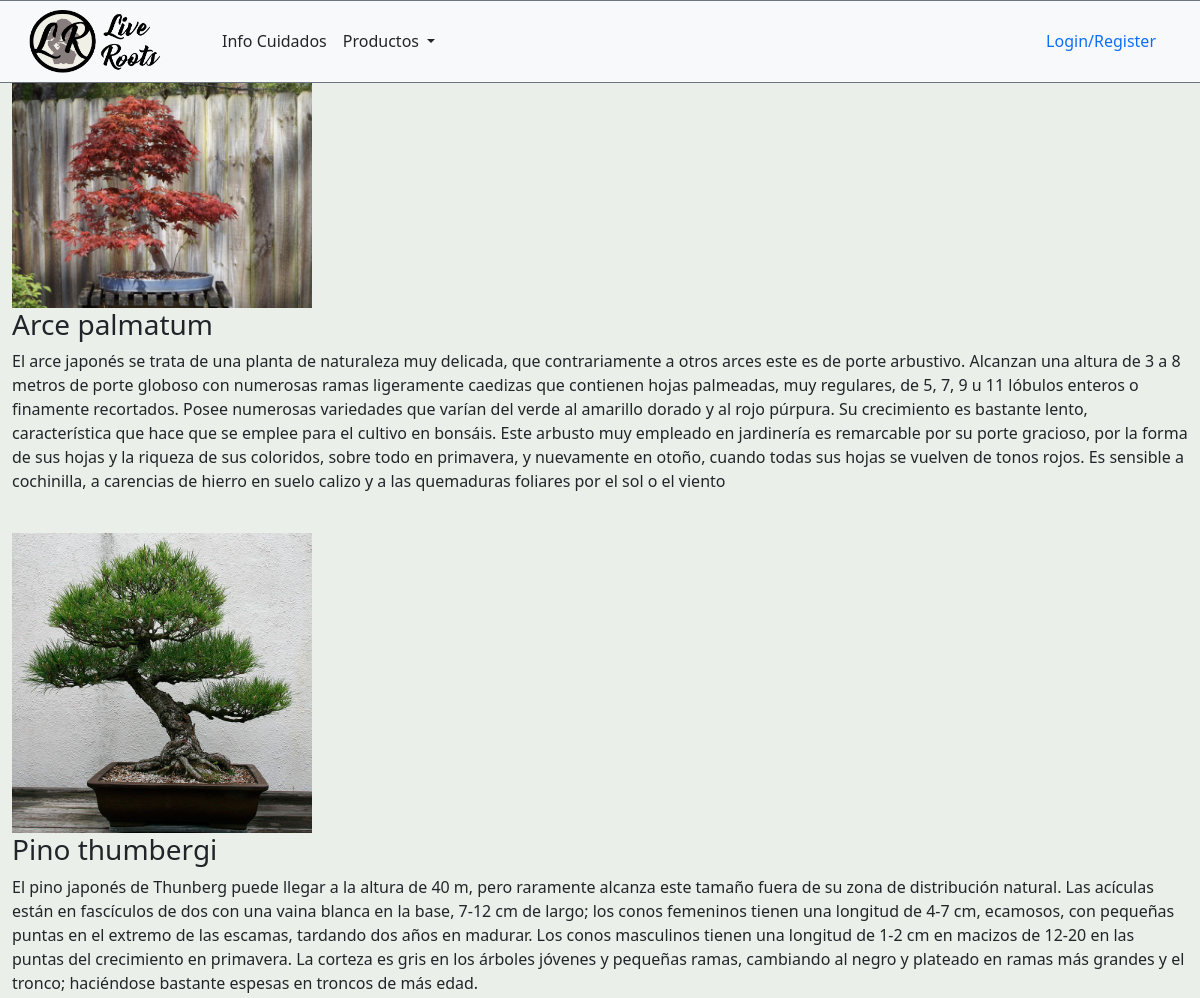
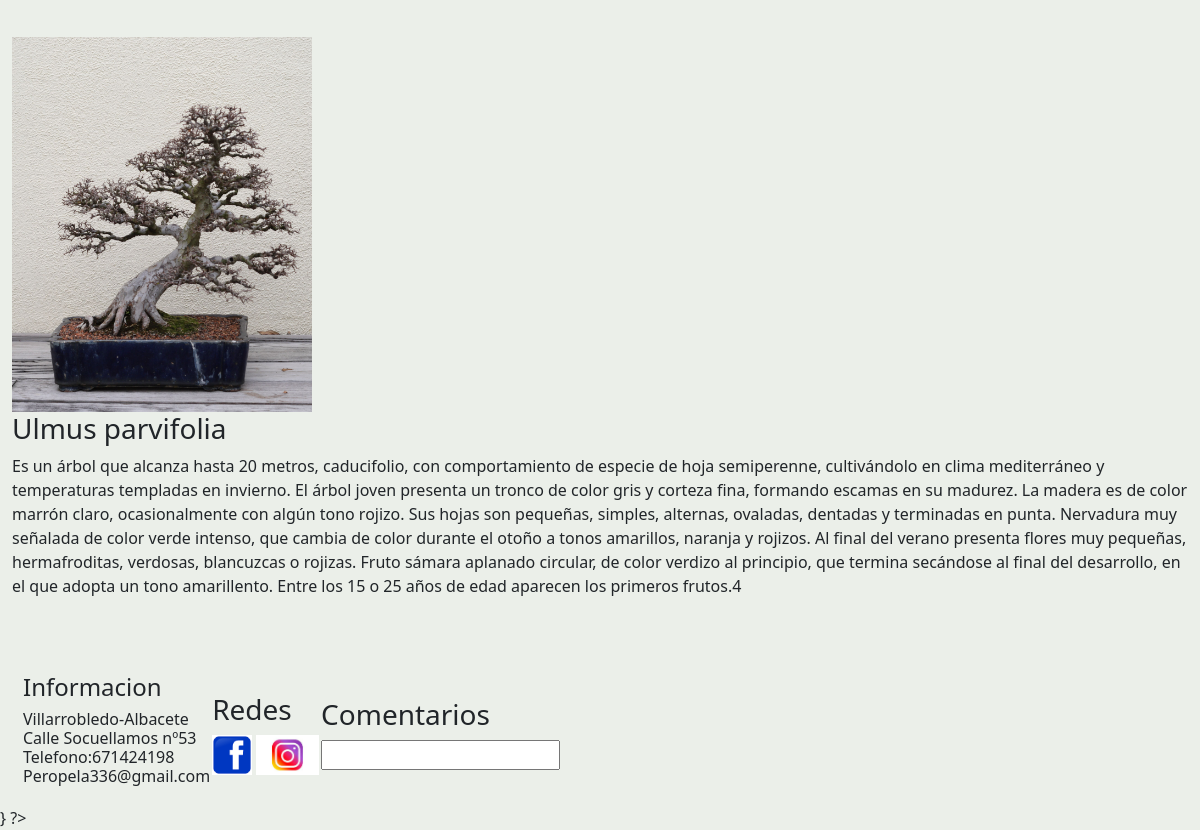
The app's page /capaPresentacion/infoCuidados.php with its own data (2 pictures, top to bottom).
### tables this page shows
create table
    Informacion(
        nombre varchar(20) primary key,
        descripcion varchar(2000),
        cuidados varchar(200),
        img varchar(100)
    );

### capaDatos/bdplantas.php (called while the page is built, shortened)
<?php
abstract class BDPlantas {
	public function __construct() {
		$this->pdocon = new PDO(self::DSN, self::USUARIO, self::CONTRASEÑA,
		self::OPCIONES);
	}
}

### capaDatos/bdInformacion.php (called while the page is built)
<?php
include_once '../capaDatos/bdplantas.php';
class BDInformacion extends BDPlantas{
	public function extraerinformacion(){
			$data= array();
		if ($this->pdocon) {
			$resultado = $this->pdocon->prepare(
				"SELECT *
						FROM Informacion"
			);
			if($resultado->execute()){
			foreach ($resultado as $fila) {
				$informacion = new Informacion();
				$informacion->setnombre($fila['nombre']);
				$informacion->setdescripcion($fila['descripcion']);
				$informacion->setimg($fila['img']);
				$data[] = $informacion;
			}
				return $data;
			}
			}
		}
	}

### capaNegocio/informacion.php (called while the page is built, shortened)
<?php
include_once '../capaDatos/bdinformacion.php';
class Informacion {
	private string $nombre;
	private string $descripcion;
	private string $img;
	public function setnombre(string $nombre): void
	{
		$this->nombre = $nombre;
	}
	public function setdescripcion(string $descripcion): void
	{
		$this->descripcion = $descripcion;
	}
	public function setimg(string $img): void
	{
		$this->img = $img;
	}
	public function getnombre(): string
	{
		return $this->nombre;
	}
	public function getdescripcion(): string
	{
		return $this->descripcion;
	}
	public function getimg(): string
	{
		return $this->img;
	}
}

### capaPresentacion/infoCuidados.php (the view, shortened to what this page needs)
<?php
include '../capaNegocio/usuario.php';
include '../capaNegocio/informacion.php';
?>
<!doctype html>
<html lang="en">
	<head>
		<link href="https://cdn.jsdelivr.net/npm/bootstrap@5.0.2/dist/css/bootstrap.min.css" rel="stylesheet">
		<link rel="stylesheet" href="index.css" type="text/css" media="screen" />
	</head>
	<body>
				<div class="container-fluid">
					<header>
                    <div class="row navbar-light bg-light border-top border-bottom border-secondary">
                <nav class="navbar navbar-expand-lg navbar-light bg-light p-1">
                    <div class="container-fluid">
                        <a class="navbar-brand" href="index.php"> <img class="img-fluid" src="img/logo titulo.png" width="170"></a>
                        <div class="collapse navbar-collapse" id="navbarSupportedContent">
                            <ul class="navbar-nav me-auto mb-2 mb-lg-0">
                               <li><a class=" nav-link  text-dark dropdown-item" href="infoCuidados.php">Info Cuidados</a></li>
								<li class="nav-item dropdown">
											<a id="produ3" class=" nav-link dropdown-toggle text-dark" href="#" id="navbarDropdown" role="button" data-bs-toggle="dropdown" aria-expanded="false">
												Productos
											</a>
										</li>
                            </ul>
							<a class="nav-link" href="login.php ">
                                       Login/Register
                                    </a>
                        </div>
                    </div>
					 </div>
            </header>
					<div id="informacion" >
						<table>
							<?php
							$informacion = new BDInformacion();
							$dato = $informacion->extraerinformacion();
							foreach ($dato as $fila) {
								?>
								<img width="300" src="img/<?php echo $fila->getimg() ?>">
								<tr><h3><?php echo $fila->getnombre() ?></h3>
								<tr><p><?php echo $fila->getdescripcion() ?></p>
								</input></tr> <br>
		<?php
	}
	?>
						</table>
					</div>
					<footer>
						<div class="fooder">
							<table>
								<td>
									<h4>Informacion</h4>
									<h6>
										Villarrobledo-Albacete <br>
										Calle Socuellamos nº53 <br>
										Telefono:671424198 <br>
										Peropela336@gmail.com
									</h6>
								</td>
								<td>
									<h3>Redes</h3>
									<img src="img/facebook.png" height="40">
									<img src="img/insta.jpg" height="40">
								</td>
								<td>
									<h3>Comentarios</h3>
									<input type="text" name="nombredelacaja">
								<td>
							</table>
						</div>
					</footer>
				</div>
}
?>
	</body>
</html>

### capaPresentacion/index.css (style rules this page uses)
footer { padding: 10px; }
ul, ol { list-style:none; }
body { background-image: url("img/descarga.jfif"); background-color:#EBEFE9; background-size: contain; background-position: center top; background-repeat: no-repeat; background-attachment: fixed; }

### records on screen
informacion: img (picture), nombre "Arce palmatum", descripcion "El arce japonés se trata de una planta de naturaleza muy delicada, que contrariamente a otros arces este es de porte arbustivo. Alcanzan una altura de 3 a 8 metros de porte globoso con numerosas ramas ligeramente caedizas que contienen hojas palmeadas, muy regulares, de 5, 7, 9 u 11 lóbulos enteros o finamente recortados. Posee numerosas variedades que varían del verde al amarillo dorado y al rojo púrpura. Su crecimiento es bastante lento, característica que hace que se emplee para el cultivo en bonsáis. Este arbusto muy empleado en jardinería es remarcable por su porte gracioso, por la forma de sus hojas y la riqueza de sus coloridos, sobre todo en primavera, y nuevamente en otoño, cuando…"
informacion: img (picture), nombre "Pino thumbergi", descripcion "El pino japonés de Thunberg puede llegar a la altura de 40 m, pero raramente alcanza este tamaño fuera de su zona de distribución natural. Las acículas están en fascículos de dos con una vaina blanca en la base, 7-12 cm de largo; los conos femeninos tienen una longitud de 4-7 cm, ecamosos, con pequeñas puntas en el extremo de las escamas, tardando dos años en madurar. Los conos masculinos tienen una longitud de 1-2 cm en macizos de 12-20 en las puntas del crecimiento en primavera. La corteza es gris en los árboles jóvenes y pequeñas ramas, cambiando al negro y plateado en ramas más grandes y el tronco; haciéndose bastante espesas en troncos de más edad."
informacion: img (picture), nombre "Ulmus parvifolia", descripcion "Es un árbol que alcanza hasta 20 metros, caducifolio, con comportamiento de especie de hoja semiperenne, cultivándolo en clima mediterráneo y temperaturas templadas en invierno. El árbol joven presenta un tronco de color gris y corteza fina, formando escamas en su madurez. La madera es de color marrón claro, ocasionalmente con algún tono rojizo. Sus hojas son pequeñas, simples, alternas, ovaladas, dentadas y terminadas en punta. Nervadura muy señalada de color verde intenso, que cambia de color durante el otoño a tonos amarillos, naranja y rojizos. Al final del verano presenta flores muy pequeñas, hermafroditas, verdosas, blancuzcas o rojizas. Fruto sámara aplanado circular, de color…"
